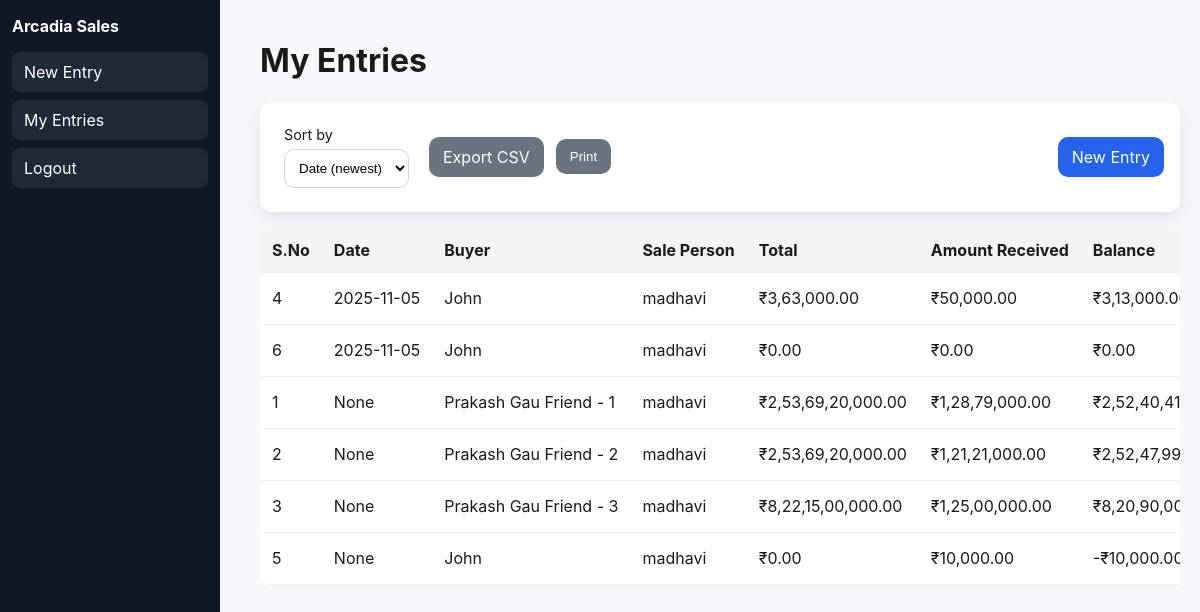
The page /crm/list (signed in) on the database its author committed.
### tables this page shows
CREATE TABLE sale_details (
        s_no INTEGER,
        booking_date DATE,
        project TEXT,
        spg_praneeth TEXT CHECK (spg_praneeth IN ('SPG','Praneeth')),
        token INTEGER,
        buyer_name TEXT,
        sol TEXT,
        type_of_sale TEXT CHECK (type_of_sale IN ('OTP','R')),
        land_sqyards INTEGER,
        sbua_sqft REAL,
        facing TEXT,
        base_sqft_price REAL,
        amenties_and_premiums REAL,
        total_sale_price REAL,
        amount_received REAL,
        balance_amount REAL,
        balance_tobe_received_by_plan_approval REAL,
        notes TEXT,
        balance_tobe_received_during_exec REAL,
        sale_person_name TEXT,
        crm_name TEXT
    );

### webapp/app.py (the view)
        def wrapper(*args, **kwargs):
            user = current_user()
            if not user:
                return redirect(url_for('login', next=request.path))
            if role and user.role != role:
                flash('Unauthorized', 'error')
                return redirect(url_for('index'))
            return fn(*args, **kwargs)

### webapp/app.py (called while the page is built)
def current_user():
    if 'user_id' in session:
        db = SessionLocal()
        try:
            return db.query(User).get(session['user_id'])
        finally:
            db.close()
    return None

def login_required(role=None):
    def decorator(fn):
        def wrapper(*args, **kwargs):
            user = current_user()
            if not user:
                return redirect(url_for('login', next=request.path))
            if role and user.role != role:
                flash('Unauthorized', 'error')
                return redirect(url_for('index'))
            return fn(*args, **kwargs)
        wrapper.__name__ = fn.__name__
        return wrapper
    return decorator

@app.route('/crm/list')
@login_required(role='CRM')
def crm_list():
    user = current_user()
    sort = request.args.get('sort','date_desc')
    order_clause = "(booking_date IS NULL) ASC, booking_date DESC, s_no"
    if sort == 'sno_desc':
        order_clause = "s_no DESC"
    elif sort == 'total_desc':
        order_clause = "total_sale_price DESC"
    conn = engine.raw_connection()
    rows = []
    try:
        cur = conn.cursor()
        cur.execute(f"SELECT rowid, * FROM sale_details WHERE crm_name = ? ORDER BY {order_clause}", (user.username,))
        cols = [d[0] for d in cur.description]
        for r in cur.fetchall():
            rows.append(dict(zip(cols, r)))
    finally:
        conn.close()
    return render_template('crm_list.html', rows=rows, user=user, sort=sort)

### webapp/templates/crm_list.html (shortened to what this page needs)
{% extends 'base.html' %}
{% block content %}
<h1>My Entries</h1>
<div class="card form inline">
  <label>Sort by
    <select onchange="location=this.value">
      <option value="{{ url_for('crm_list', sort='date_desc') }}" {{ 'selected' if sort=='date_desc' }}>Date (newest)</option>
    </select>
  </label>
  <a class="btn secondary" href="{{ url_for('crm_export') }}">Export CSV</a>
  <button class="btn secondary" onclick="window.print()">Print</button>
  <a class="btn" href="{{ url_for('crm_new') }}">New Entry</a>
  </div>
<div class="table-scroll">
<table class="table">
  <thead>
    <tr>
      <th>S.No</th>
      <th>Date</th>
      <th>Buyer</th>
      <th>Sale Person</th>
      <th>Total</th>
      <th>Amount Received</th>
      <th>Balance</th>
    </tr>
  </thead>
  <tbody>
    {% for r in rows %}
    <tr>
      <td>{{ r.s_no }}</td>
      <td>{{ r.booking_date }}</td>
      <td>{{ r.buyer_name }}</td>
      <td>{{ r.sale_person_name }}</td>
      <td><span class="currency" data-value="{{ r.total_sale_price or 0 }}"></span></td>
      <td><span class="currency" data-value="{{ r.amount_received or 0 }}"></span></td>
      <td><span class="currency" data-value="{{ r.balance_amount or 0 }}"></span></td>
    </tr>
    {% endfor %}
  </tbody>
  </table>
</div>
{% endblock %}

### webapp/templates/base.html (shortened to what this page needs)
<!doctype html>
<html lang="en">
<head>
  <link rel="stylesheet" href="{{ url_for('static', filename='styles.css') }}">
</head>
<body>
  {% if session.get('user_id') %}
  <aside class="sidebar">
    <div class="brand">Arcadia Sales</div>
    <nav class="menu">
      {% if session.get('role') == 'CRM' %}
        <a href="{{ url_for('crm_new') }}">New Entry</a>
        <a href="{{ url_for('crm_list') }}">My Entries</a>
      {% elif session.get('role') == 'ADMIN' %}
        <a href="{{ url_for('admin_dashboard') }}">Dashboard</a>
        <a href="{{ url_for('admin_entries') }}">My Entries</a>
        <a href="{{ url_for('admin_crms') }}">Manage CRMs</a>
        <a href="{{ url_for('admin_options') }}">Options</a>
        <a href="{{ url_for('admin_new') }}">New Sale</a>
      {% endif %}
      <a href="{{ url_for('logout') }}">Logout</a>
    </nav>
  </aside>
  {% endif %}
  <main class="container {% if session.get('user_id') %}with-sidebar{% endif %}">
    {% block content %}{% endblock %}
  </main>
</body>
</html>

### webapp/static/styles.css (style rules this page uses)
* { box-sizing:border-box }
body { font-family:Inter,system-ui,Arial,sans-serif;margin:0;background:#f7f7fb;color:#1a1a1a }
a { color:#0a66c2;text-decoration:none }
.sidebar { position:fixed;top:0;left:0;height:100vh;width:220px;background:#111827;color:#fff;padding:16px 12px }
.sidebar .brand { font-weight:700;margin-bottom:16px }
.sidebar .menu { display:flex;flex-direction:column;gap:8px }
.sidebar .menu a { color:#fff;background:#1f2937;padding:10px 12px;border-radius:8px }
.container { padding:20px;max-width:1100px;margin:0 auto }
.container.with-sidebar { margin-left:240px }
.card { background:#fff;border-radius:12px;padding:16px;box-shadow:0 6px 16px rgba(0,0,0,.08);margin-bottom:16px }
.form label { display:flex;flex-direction:column;font-size:.9rem;margin:8px }
.form input,.form select,.form textarea { padding:10px;border:1px solid #d1d5db;border-radius:10px;margin-top:6px;background:#fff }
.form.inline { display:flex;align-items:center;flex-wrap:wrap;gap:12px }
.btn { background:#2563eb;color:#fff;border:none;padding:10px 14px;border-radius:10px;cursor:pointer }
.btn.secondary { background:#6b7280 }
.table { width:100%;border-collapse:collapse;background:#fff;border-radius:12px;overflow:hidden }
.table th,.table td { padding:12px;border-bottom:1px solid #eee;text-align:left;white-space:nowrap }
.table thead { background:#f3f4f6 }
.table-scroll { width:100%;overflow-x:auto;overflow-y:hidden }

### rows shown on the page
sale_details: s_no "4", booking_date "2025-11-05", buyer_name "John", sale_person_name "madhavi", {{ r.total_sale_price or 0 }} 363000.0 (drawn), {{ r.amount_received or 0 }} 50000.0 (drawn), {{ r.balance_amount or 0 }} 313000.0 (drawn)
sale_details: s_no "6", booking_date "2025-11-05", buyer_name "John", sale_person_name "madhavi", {{ r.total_sale_price or 0 }} 0 (drawn), {{ r.amount_received or 0 }} 0 (drawn), {{ r.balance_amount or 0 }} 0 (drawn)
sale_details: s_no "1", booking_date "None", buyer_name "Prakash Gau Friend - 1", sale_person_name "madhavi", {{ r.total_sale_price or 0 }} 2536920000.0 (drawn), {{ r.amount_received or 0 }} 12879000.0 (drawn), {{ r.balance_amount or 0 }} 2524041000.0 (drawn)
sale_details: s_no "2", booking_date "None", buyer_name "Prakash Gau Friend - 2", sale_person_name "madhavi", {{ r.total_sale_price or 0 }} 2536920000.0 (drawn), {{ r.amount_received or 0 }} 12121000.0 (drawn), {{ r.balance_amount or 0 }} 2524799000.0 (drawn)
sale_details: s_no "3", booking_date "None", buyer_name "Prakash Gau Friend - 3", sale_person_name "madhavi", {{ r.total_sale_price or 0 }} 8221500000.0 (drawn), {{ r.amount_received or 0 }} 12500000.0 (drawn), {{ r.balance_amount or 0 }} 8209000000.0 (drawn)
sale_details: s_no "5", booking_date "None", buyer_name "John", sale_person_name "madhavi", {{ r.total_sale_price or 0 }} 0 (drawn), {{ r.amount_received or 0 }} 10000.0 (drawn), {{ r.balance_amount or 0 }} -10000.0 (drawn)
